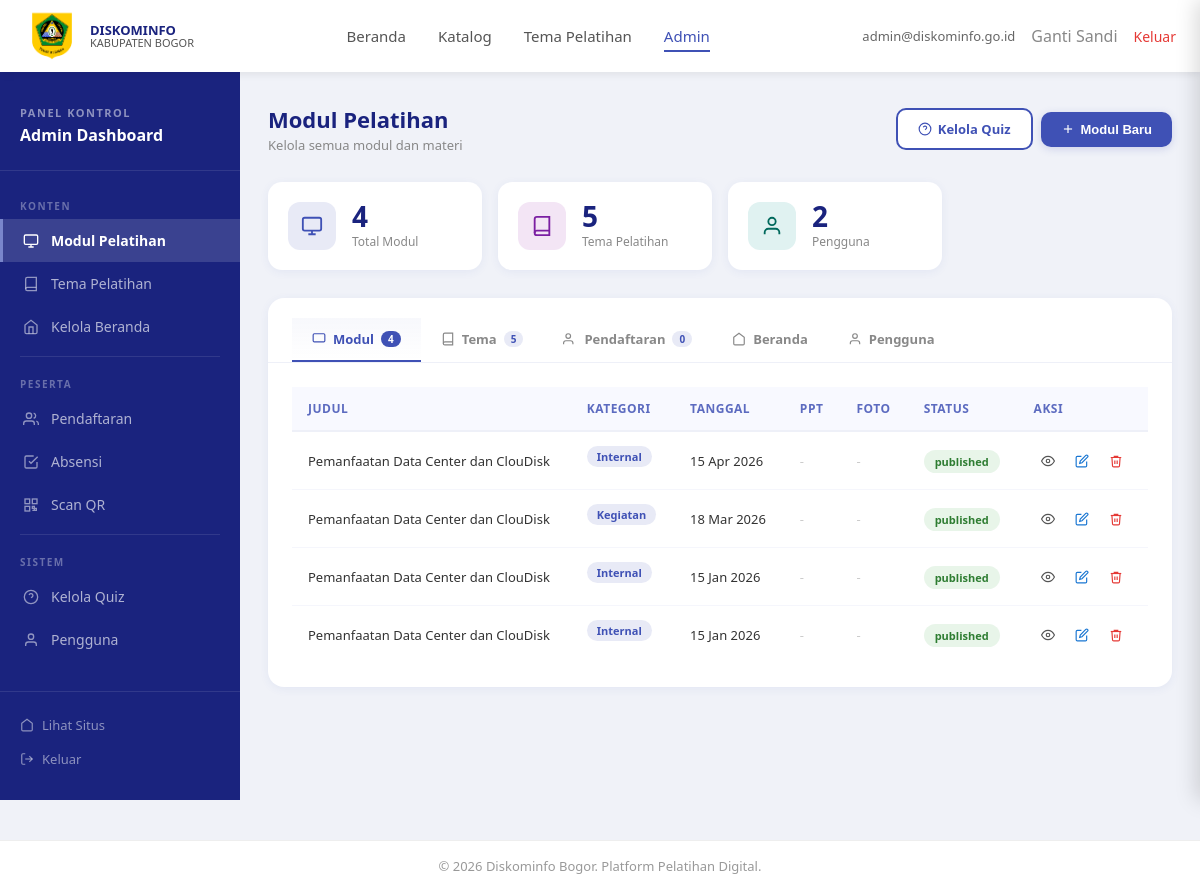
Page /admin/panel.php (signed in) on the committed database.
### tables this page shows
CREATE TABLE modul (
    id INT AUTO_INCREMENT PRIMARY KEY,
    judul VARCHAR(200) NOT NULL,
    deskripsi TEXT,
    kategori_id INT,
    instruktur VARCHAR(100),
    lokasi VARCHAR(150),
    tanggal DATE,
    views INT DEFAULT 0,
    status ENUM('published','draft') DEFAULT 'draft',
    thumbnail VARCHAR(255),
    file_materi VARCHAR(255),
    file_ppt VARCHAR(255),
    created_at TIMESTAMP DEFAULT CURRENT_TIMESTAMP,
    FOREIGN KEY (kategori_id) REFERENCES kategori(id) ON DELETE SET NULL
);

CREATE TABLE kategori (
    id INT AUTO_INCREMENT PRIMARY KEY,
    nama VARCHAR(100) NOT NULL,
    deskripsi TEXT,
    created_at TIMESTAMP DEFAULT CURRENT_TIMESTAMP
);

### admin/panel.php (the view, shortened to what this page needs)
<?php
require_once '../includes/header.php';
$active_tab = $_GET['tab'] ?? 'modul';
$conn->query("CREATE TABLE IF NOT EXISTS notifikasi_admin (
    id INT AUTO_INCREMENT PRIMARY KEY, judul VARCHAR(200) NOT NULL, pesan TEXT,
    tipe ENUM('info','warning','danger') DEFAULT 'info', is_read TINYINT DEFAULT 0,
    created_at TIMESTAMP DEFAULT CURRENT_TIMESTAMP
) ENGINE=InnoDB DEFAULT CHARSET=utf8mb4");
$conn->query("CREATE TABLE IF NOT EXISTS tema_form_settings (
    id INT AUTO_INCREMENT PRIMARY KEY,
    tema_id INT NOT NULL UNIQUE,
    req_nik TINYINT DEFAULT 1,
    req_npwp TINYINT DEFAULT 1,
    req_rekening TINYINT DEFAULT 1,
    req_nama_bank TINYINT DEFAULT 1,
    req_kecamatan TINYINT DEFAULT 1,
    req_doc_ktp TINYINT DEFAULT 0,
    req_doc_npwp TINYINT DEFAULT 0,
    req_doc_rekening TINYINT DEFAULT 0,
    FOREIGN KEY (tema_id) REFERENCES tema_pelatihan(id) ON DELETE CASCADE
) ENGINE=InnoDB DEFAULT CHARSET=utf8mb4");
$moduls = $conn->query("SELECT m.*, k.nama as kategori_nama FROM modul m LEFT JOIN kategori k ON m.kategori_id=k.id ORDER BY m.created_at DESC")->fetch_all(MYSQLI_ASSOC);
$users = $conn->query("SELECT * FROM users ORDER BY created_at DESC")->fetch_all(MYSQLI_ASSOC);
$temas = $conn->query("SELECT t.*, (SELECT COUNT(*) FROM pendaftaran p WHERE p.tema_id=t.id) as total_daftar FROM tema_pelatihan t ORDER BY t.tanggal DESC")->fetch_all(MYSQLI_ASSOC);
$pendaftarans = $conn->query("SELECT pd.*, tp.judul as tema_judul, tp.id as tema_id FROM pendaftaran pd JOIN tema_pelatihan tp ON pd.tema_id=tp.id ORDER BY tp.judul ASC, TRIM(LOWER(pd.nama_lengkap)) ASC")->fetch_all(MYSQLI_ASSOC);
?>
<?php
$total_modul      = count($moduls);
$total_tema       = count($temas);
$total_pendaftar  = count($pendaftarans);
$total_users      = count($users);
?>
<div class="admin-wrapper">
<aside class="admin-sidebar">
    <div class="admin-sidebar-brand">
        <span>Panel Kontrol</span>
        <h2>Admin Dashboard</h2>
    </div>
    <ul class="admin-nav">
        <li class="admin-nav-label">Konten</li>
        <li>
            <a href="?tab=modul" class="<?= $active_tab=='modul'?'active':'' ?>">
                <svg width="16" height="16" viewBox="0 0 24 24" fill="none" stroke="currentColor" stroke-width="2"><rect x="2" y="3" width="20" height="14" rx="2"/><path d="M8 21h8M12 17v4"/></svg>
                Modul Pelatihan
            </a>
        </li>
        <li>
            <a href="?tab=tema" class="<?= $active_tab=='tema'?'active':'' ?>">
                <svg width="16" height="16" viewBox="0 0 24 24" fill="none" stroke="currentColor" stroke-width="2"><path d="M4 19.5A2.5 2.5 0 0 1 6.5 17H20"/><path d="M6.5 2H20v20H6.5A2.5 2.5 0 0 1 4 19.5v-15A2.5 2.5 0 0 1 6.5 2z"/></svg>
                Tema Pelatihan
            </a>
        </li>
        <li>
            <a href="?tab=beranda" class="<?= $active_tab=='beranda'?'active':'' ?>">
                <svg width="16" height="16" viewBox="0 0 24 24" fill="none" stroke="currentColor" stroke-width="2"><path d="M3 9l9-7 9 7v11a2 2 0 0 1-2 2H5a2 2 0 0 1-2-2z"/><polyline points="9 22 9 12 15 12 15 22"/></svg>
                Kelola Beranda
            </a>
        </li>
        <div class="admin-nav-divider"></div>
        <li class="admin-nav-label">Peserta</li>
        <li>
            <a href="?tab=pendaftaran" class="<?= $active_tab=='pendaftaran'?'active':'' ?>">
                <svg width="16" height="16" viewBox="0 0 24 24" fill="none" stroke="currentColor" stroke-width="2"><path d="M17 21v-2a4 4 0 0 0-4-4H5a4 4 0 0 0-4 4v2"/><circle cx="9" cy="7" r="4"/><path d="M23 21v-2a4 4 0 0 0-3-3.87"/><path d="M16 3.13a4 4 0 0 1 0 7.75"/></svg>
                Pendaftaran
            </a>
        </li>
        <li>
            <a href="absensi.php" >
                <svg width="16" height="16" viewBox="0 0 24 24" fill="none" stroke="currentColor" stroke-width="2"><polyline points="9 11 12 14 22 4"/><path d="M21 12v7a2 2 0 0 1-2 2H5a2 2 0 0 1-2-2V5a2 2 0 0 1 2-2h11"/></svg>
                Absensi
            </a>
        </li>
        <li>
            <a href="scan-qr.php">
                <svg width="16" height="16" viewBox="0 0 24 24" fill="none" stroke="currentColor" stroke-width="2"><rect x="3" y="3" width="7" height="7"/><rect x="14" y="3" width="7" height="7"/><rect x="3" y="14" width="7" height="7"/><path d="M14 14h3v3h-3zM17 17h3v3h-3zM14 20h3"/></svg>
                Scan QR
            </a>
        </li>
        <div class="admin-nav-divider"></div>
        <li class="admin-nav-label">Sistem</li>
        <li>
            <a href="quiz.php">
                <svg width="16" height="16" viewBox="0 0 24 24" fill="none" stroke="currentColor" stroke-width="2"><circle cx="12" cy="12" r="10"/><path d="M9.09 9a3 3 0 0 1 5.83 1c0 2-3 3-3 3"/><line x1="12" y1="17" x2="12.01" y2="17"/></svg>
                Kelola Quiz
            </a>
        </li>
        <li>
            <a href="?tab=pengguna" class="<?= $active_tab=='pengguna'?'active':'' ?>">
                <svg width="16" height="16" viewBox="0 0 24 24" fill="none" stroke="currentColor" stroke-width="2"><path d="M20 21v-2a4 4 0 0 0-4-4H8a4 4 0 0 0-4 4v2"/><circle cx="12" cy="7" r="4"/></svg>
                Pengguna
            </a>
        </li>
    </ul>
    <div class="admin-sidebar-footer">
        <a href="../index.php">
            <svg width="14" height="14" viewBox="0 0 24 24" fill="none" stroke="currentColor" stroke-width="2"><path d="M3 9l9-7 9 7v11a2 2 0 0 1-2 2H5a2 2 0 0 1-2-2z"/></svg>
            Lihat Situs
        </a>
        <a href="../auth/logout.php">
            <svg width="14" height="14" viewBox="0 0 24 24" fill="none" stroke="currentColor" stroke-width="2"><path d="M9 21H5a2 2 0 0 1-2-2V5a2 2 0 0 1 2-2h4"/><polyline points="16 17 21 12 16 7"/><line x1="21" y1="12" x2="9" y2="12"/></svg>
            Keluar
        </a>
    </div>
</aside>
<main class="admin-main">
    <div class="admin-topbar">
        <div class="admin-topbar-left">
            <?php
            $tab_titles = [
                'modul'       => ['Modul Pelatihan', 'Kelola semua modul dan materi'],
                'tema'        => ['Tema Pelatihan', 'Kelola tema dan sesi pelatihan'],
                'pendaftaran' => ['Pendaftaran', 'Data peserta yang mendaftar'],
                'beranda'     => ['Kelola Beranda', 'Hero, pemberitaan & agenda'],
                'pengguna'    => ['Pengguna', 'Kelola akun pengguna sistem'],
            ];
            $t = $tab_titles[$active_tab] ?? ['Panel Admin', 'Kelola platform pelatihan'];
            ?>
            <h1><?= $t[0] ?></h1>
            <p><?= $t[1] ?></p>
        </div>
        <div class="admin-topbar-right">
            <?php if ($active_tab === 'modul'): ?>
                <a href="quiz.php" class="btn-primary" style="background:#fff;color:#3f51b5;border:2px solid #3f51b5;box-shadow:none;">
                    <svg width="14" height="14" viewBox="0 0 24 24" fill="none" stroke="currentColor" stroke-width="2"><circle cx="12" cy="12" r="10"/><path d="M9.09 9a3 3 0 0 1 5.83 1c0 2-3 3-3 3"/><line x1="12" y1="17" x2="12.01" y2="17"/></svg>
                    Kelola Quiz
                </a>
                <button class="btn-primary" onclick="document.getElementById('modalTambahModul').classList.add('open')">
                    <svg width="14" height="14" viewBox="0 0 24 24" fill="none" stroke="currentColor" stroke-width="2"><line x1="12" y1="5" x2="12" y2="19"/><line x1="5" y1="12" x2="19" y2="12"/></svg>
                    Modul Baru
                </button>
            <?php endif; ?>
        </div>
    </div>
    <?php if (in_array($active_tab, ['modul','tema','pendaftaran'])): ?>
    <div class="stat-cards">
        <div class="stat-card">
            <div class="stat-icon blue">
                <svg width="22" height="22" viewBox="0 0 24 24" fill="none" stroke="currentColor" stroke-width="2"><rect x="2" y="3" width="20" height="14" rx="2"/><path d="M8 21h8M12 17v4"/></svg>
            </div>
            <div>
                <div class="stat-num"><?= $total_modul ?></div>
                <div class="stat-label">Total Modul</div>
            </div>
        </div>
        <div class="stat-card">
            <div class="stat-icon purple">
                <svg width="22" height="22" viewBox="0 0 24 24" fill="none" stroke="currentColor" stroke-width="2"><path d="M4 19.5A2.5 2.5 0 0 1 6.5 17H20"/><path d="M6.5 2H20v20H6.5A2.5 2.5 0 0 1 4 19.5v-15A2.5 2.5 0 0 1 6.5 2z"/></svg>
            </div>
            <div>
                <div class="stat-num"><?= $total_tema ?></div>
                <div class="stat-label">Tema Pelatihan</div>
            </div>
        </div>
        <div class="stat-card">
            <div class="stat-icon teal">
                <svg width="22" height="22" viewBox="0 0 24 24" fill="none" stroke="currentColor" stroke-width="2"><path d="M20 21v-2a4 4 0 0 0-4-4H8a4 4 0 0 0-4 4v2"/><circle cx="12" cy="7" r="4"/></svg>
            </div>
            <div>
                <div class="stat-num"><?= $total_users ?></div>
                <div class="stat-label">Pengguna</div>
            </div>
        </div>
    </div>
    <?php endif; ?>
    <div class="panel-card">
        <div class="panel-card-header">
            <nav class="admin-tabs">
                <a href="?tab=modul" class="admin-tab-btn <?= $active_tab=='modul'?'active':'' ?>">
                    <svg width="14" height="14" viewBox="0 0 24 24" fill="none" stroke="currentColor" stroke-width="2"><rect x="2" y="3" width="20" height="14" rx="2"/></svg>
                    Modul
                    <span class="admin-tab-badge"><?= $total_modul ?></span>
                </a>
                <a href="?tab=tema" class="admin-tab-btn <?= $active_tab=='tema'?'active':'' ?>">
                    <svg width="14" height="14" viewBox="0 0 24 24" fill="none" stroke="currentColor" stroke-width="2"><path d="M4 19.5A2.5 2.5 0 0 1 6.5 17H20"/><path d="M6.5 2H20v20H6.5A2.5 2.5 0 0 1 4 19.5v-15A2.5 2.5 0 0 1 6.5 2z"/></svg>
                    Tema
                    <span class="admin-tab-badge"><?= $total_tema ?></span>
                </a>
                <a href="?tab=pendaftaran" class="admin-tab-btn <?= $active_tab=='pendaftaran'?'active':'' ?>">
                    <svg width="14" height="14" viewBox="0 0 24 24" fill="none" stroke="currentColor" stroke-width="2"><path d="M17 21v-2a4 4 0 0 0-4-4H5a4 4 0 0 0-4 4v2"/><circle cx="9" cy="7" r="4"/></svg>
                    Pendaftaran
                    <span class="admin-tab-badge"><?= $total_pendaftar ?></span>
                </a>
                <a href="?tab=beranda" class="admin-tab-btn <?= $active_tab=='beranda'?'active':'' ?>">
                    <svg width="14" height="14" viewBox="0 0 24 24" fill="none" stroke="currentColor" stroke-width="2"><path d="M3 9l9-7 9 7v11a2 2 0 0 1-2 2H5a2 2 0 0 1-2-2z"/></svg>
                    Beranda
                </a>
                <a href="?tab=pengguna" class="admin-tab-btn <?= $active_tab=='pengguna'?'active':'' ?>">
                    <svg width="14" height="14" viewBox="0 0 24 24" fill="none" stroke="currentColor" stroke-width="2"><path d="M20 21v-2a4 4 0 0 0-4-4H8a4 4 0 0 0-4 4v2"/><circle cx="12" cy="7" r="4"/></svg>
                    Pengguna
                </a>
            </nav>
        </div>
        <div class="panel-card-body">
    <div id="tab-modul" class="tab-content <?= $active_tab=='modul'?'active':'' ?>">
        <div class="data-table">
            <table>
                <thead><tr><th>Judul</th><th>Kategori</th><th>Tanggal</th><th>PPT</th><th>Foto</th><th>Status</th><th>Aksi</th></tr></thead>
                <tbody>
                    <?php foreach ($moduls as $m): ?>
                    <tr>
                        <td><?= htmlspecialchars($m['judul']) ?></td>
                        <td><span class="badge badge-internal"><?= htmlspecialchars($m['kategori_nama'] ?? '-') ?></span></td>
                        <td><?= date('d M Y', strtotime($m['tanggal'])) ?></td>
                        <td><?= $m['file_ppt'] ? '<span class="badge-file">PPT</span>' : '<span style="color:#ccc">-</span>' ?></td>
                        <td><?= $m['thumbnail'] ? '<span class="badge-file">Foto</span>' : '<span style="color:#ccc">-</span>' ?></td>
                        <td><span class="status-badge status-<?= $m['status'] ?>"><?= $m['status'] ?></span></td>
                        <td>
                            <div class="action-btns">
                                <a href="../pages/detail.php?id=<?= $m['id'] ?>" class="btn-icon view" title="Lihat"><svg width="14" height="14" viewBox="0 0 24 24" fill="none" stroke="currentColor" stroke-width="2"><path d="M1 12s4-8 11-8 11 8 11 8-4 8-11 8-11-8-11-8z"/><circle cx="12" cy="12" r="3"/></svg></a>
                                <button class="btn-icon edit" title="Edit" onclick="openEdit(<?= htmlspecialchars(json_encode($m)) ?>)"><svg width="14" height="14" viewBox="0 0 24 24" fill="none" stroke="currentColor" stroke-width="2"><path d="M11 4H4a2 2 0 0 0-2 2v14a2 2 0 0 0 2 2h14a2 2 0 0 0 2-2v-7"/><path d="M18.5 2.5a2.121 2.121 0 0 1 3 3L12 15l-4 1 1-4 9.5-9.5z"/></svg></button>
                                <form method="POST" style="display:inline" onsubmit="return confirm('Hapus modul ini?')">
                                    <button type="submit" class="btn-icon delete"><svg width="14" height="14" viewBox="0 0 24 24" fill="none" stroke="currentColor" stroke-width="2"><polyline points="3 6 5 6 21 6"/><path d="M19 6l-1 14a2 2 0 0 1-2 2H8a2 2 0 0 1-2-2L5 6"/><path d="M10 11v6"/><path d="M14 11v6"/><path d="M9 6V4h6v2"/></svg></button>
                                </form>
                            </div>
                        </td>
                    </tr>
                    <?php endforeach; ?>
                </tbody>
            </table>
        </div>
    </div>
</div>
    </div>
</div>
<?php require_once '../includes/footer.php'; ?>

### admin/panel.php (style rules this page uses)
body { background: #f0f2f8; }
.admin-wrapper { display: flex; min-height: calc(100vh - 72px); }

### rows in the picture
modul: judul "Pemanfaatan Data Center dan ClouDisk", kategori.nama "Internal", tanggal "15 Apr 2026", status "published"
modul: judul "Pemanfaatan Data Center dan ClouDisk", kategori.nama "Kegiatan", tanggal "18 Mar 2026", status "published"
modul: judul "Pemanfaatan Data Center dan ClouDisk", kategori.nama "Internal", tanggal "15 Jan 2026", status "published"
modul: judul "Pemanfaatan Data Center dan ClouDisk", kategori.nama "Internal", tanggal "15 Jan 2026", status "published"

### other values in the picture
$_SESSION['email'] "admin@diskominfo.go.id"
$t[0] "Modul Pelatihan"
$t[1] "Kelola semua modul dan materi"
$total_modul "4"
$total_tema "5"
$total_users "2"
$total_pendaftar "0"
